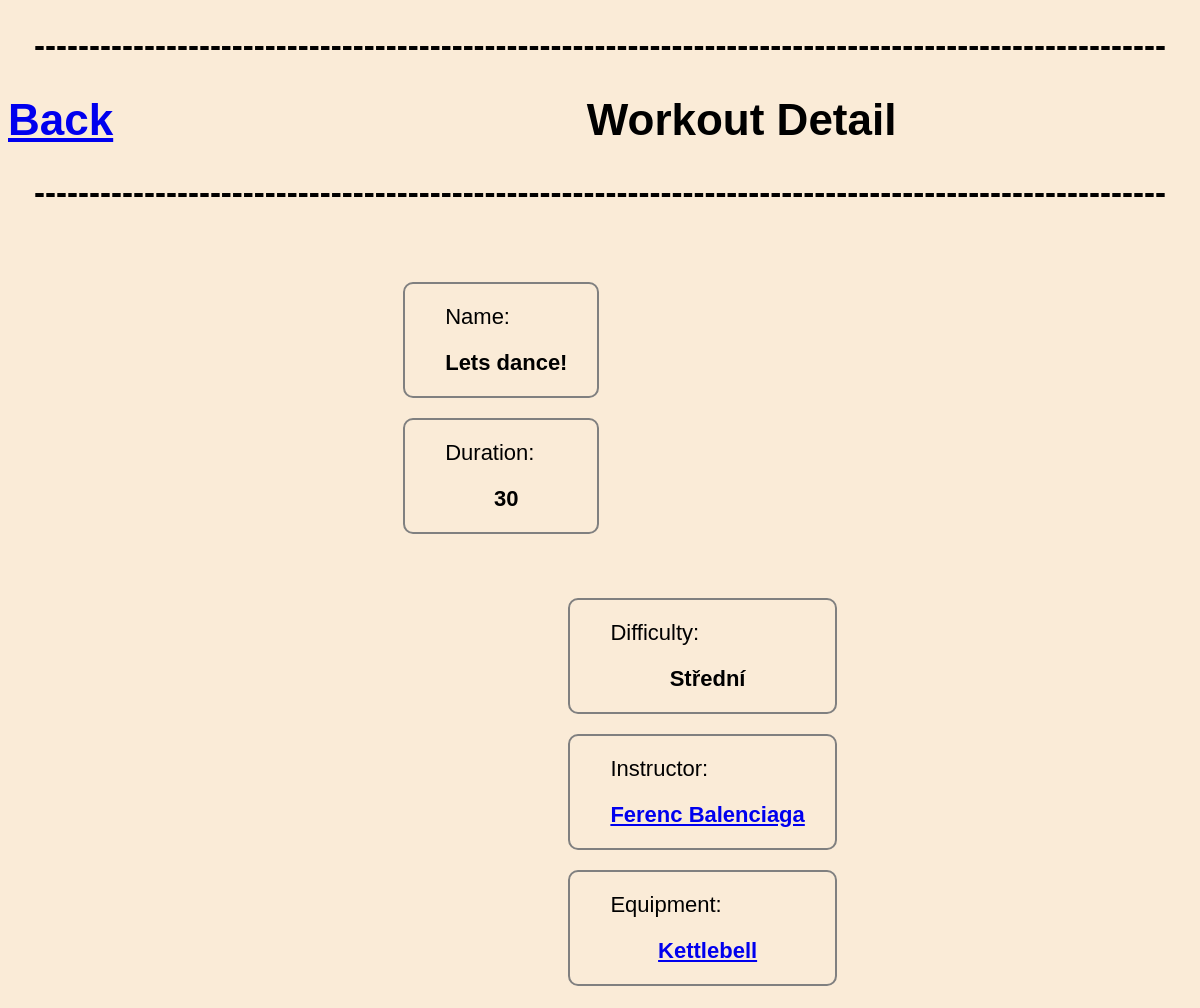
/gym/1/reservation/1/workout/2, run on the app's committed database.
### reservations/models.py (models this page shows, shortened)
class Reservation(models.Model):
    user = models.ForeignKey(User, on_delete=models.CASCADE)
    workout = models.ForeignKey(Workout, on_delete=models.CASCADE)
    reservation_date = models.DateField()
    gym = models.ForeignKey(Gym, on_delete=models.CASCADE)

class Workout(models.Model):
    name = models.CharField(max_length=100)
    description = models.CharField(max_length=100)
    duration = models.IntegerField()
    difficulty = models.CharField(max_length=100)
    instructor = models.ForeignKey(Instructor, on_delete=models.CASCADE)
    equipment = models.ForeignKey(Equipment, on_delete=models.CASCADE)

class Instructor(models.Model):
    firstname = models.CharField(max_length=30)
    lastname = models.CharField(max_length=30)
    email = models.EmailField()
    phone_number = models.IntegerField()
    def __str__(self):
        return self.firstname + ' ' + self.lastname

class Equipment(models.Model):
    name = models.CharField(max_length=30)
    brand = models.CharField(max_length=30)
    year_of_production = models.IntegerField()
    def __str__(self):
        return self.name

### reservations/views.py (the view)
# urls.py: path('gym/<int:gym_id>/reservation/<int:reservation_id>/workout/<int:workout_id>', views.workout_detail, name='workout_detail'),
def workout_detail(request,gym_id, reservation_id, workout_id):
    workout = get_object_or_404(Workout, pk=workout_id)
    reservation = get_object_or_404(Reservation, pk=reservation_id)
    gym = get_object_or_404(Gym,pk = gym_id)
    return render(request, 'reservations/workout_detail.html', {'workout': workout,'reservation': reservation,'gym' : gym})

### templates/reservations/workout_detail.html (shortened to what this page needs)
<!DOCTYPE html>
<html>
<head>
</head>
<body>
    <h2>-------------------------------------------------------------------------------------------------------</h1>
        <h1><a class="back" href = "{% url 'reservation_detail' gym.id reservation.id %}"> Back</a>Workout Detail</h1>
        <h2>-------------------------------------------------------------------------------------------------------</h1>
	<ul class = "left">
        <ul class="bordering">
		<li>
			Name:
		</li>
        <li class = "move_left">
			{{reservation.workout.name}}
		</li>
    </ul>
    <ul class="bordering">
		<li>
			Duration:
		</li>
        <li class = "move_left">
			{{reservation.workout.duration}}
		</li>
    </ul>
    </ul>
    <ul class= "right">
		<ul class="bordering">
            <li>
                Difficulty:
            </li>
            <li class = "move_left" >
                {{reservation.workout.difficulty}}
            </li>
        </ul>
        <ul class="bordering">
            <li>
                Instructor:
            </li>
            <li class = "move_left">
				<a href="{% url 'instructor_detail' gym.id reservation.id reservation.workout.id reservation.workout.instructor.id  %}">{{reservation.workout.instructor}}</a>
            </li>
        </ul>
		<ul class="bordering">
            <li>
                Equipment:
            </li>
            <li class = "move_left">
                <a href="{% url 'equipment_detail' gym.id reservation.id reservation.workout.id reservation.workout.equipment.id %}"> {{reservation.workout.equipment}}</a>
            </li>
        </ul>
	</ul>
</body>
</html>

### templates/reservations/workout_detail.html (style rules this page uses)
.bordering { margin-top: 20px; border-style: solid; border-width: 2px; border-color: grey; border-radius: 10px; }
.move_left { font-weight: bold; margin-right: 30px; margin-bottom: 20px; text-align: center; }
.left { margin-left : 30%; float : left; }
li { margin-top : 20px; }
.right { margin-right : 30%; float : right; }
ul { list-style-type: none; }
body { background-color: #FAEBD7; font-family: Arial, sans-serif; font-size: 22px; }
.back { display :flex; margin-right : 40%; }
h1 { display :flex; text-align : center; }
h2 { text-align : center; }

### data on the page
Reservation: workout.name "Lets dance!", workout.duration "30", workout.difficulty "Střední", workout.instructor "Ferenc Balenciaga", workout.equipment "Kettlebell"
